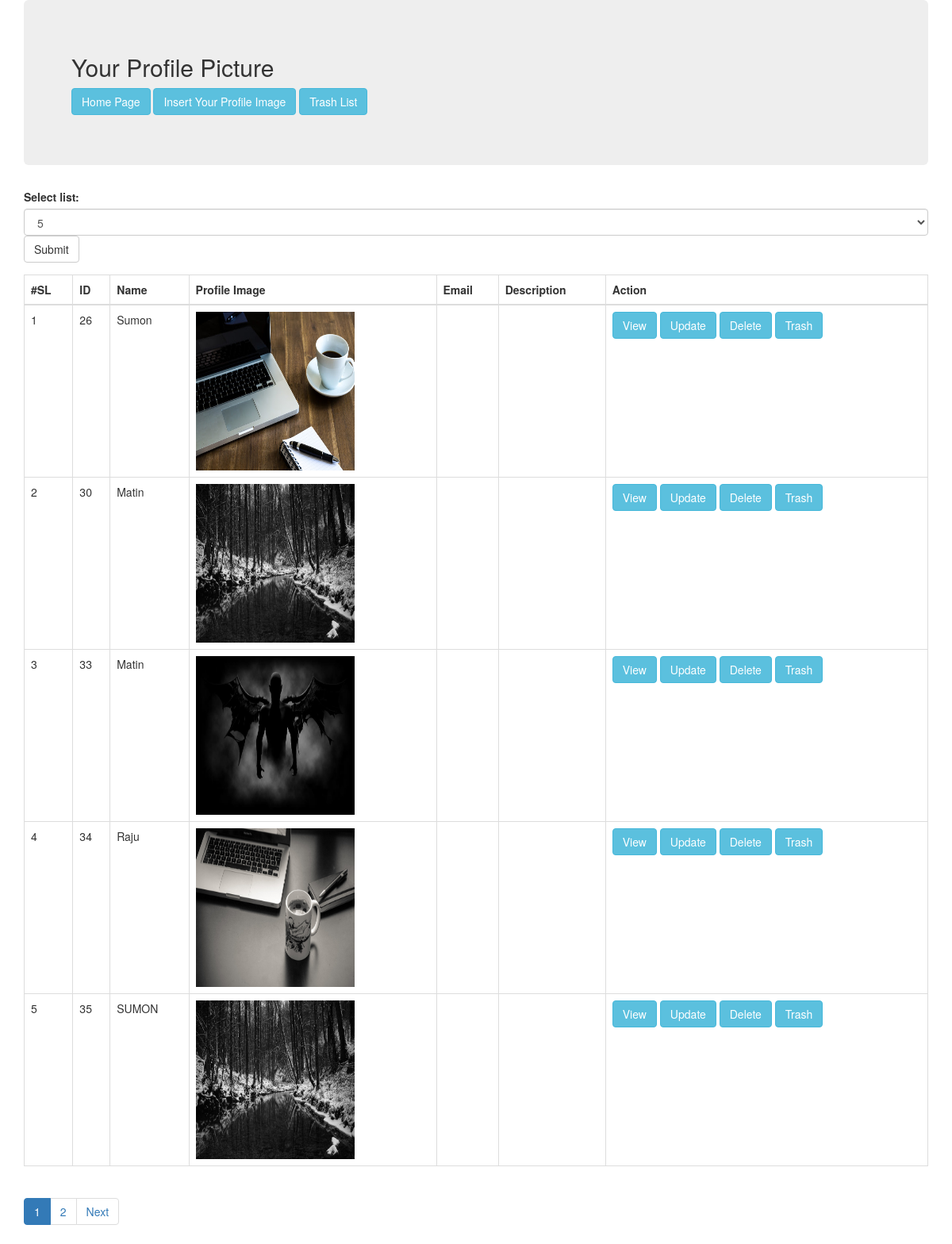
The page /views/SEIP128014/ProfilePicture/index.php on the database its author committed.
### tables this page shows
CREATE TABLE IF NOT EXISTS `profile` (
  `id` int(11) NOT NULL AUTO_INCREMENT,
  `name` varchar(50) NOT NULL,
  `email` varchar(255) NOT NULL,
  `description` text NOT NULL,
  `image` varchar(255) NOT NULL,
  `trash_at` varchar(255) DEFAULT NULL,
  PRIMARY KEY (`id`)
);

### src/Bitm/SEIP128014/ProfilePicture/ProfilePicture.php (called while the page is built, shortened)
<?php
class ProfilePicture
{
    public $conn;
    public function __construct()
    {
        $this->conn = new \mysqli("localhost","root","","atomicprojectb20");
    }
    public function count(){
        $sql = "SELECT COUNT(*) AS totalItem FROM `atomicprojectb20`.`profile` WHERE `trash_at` IS NULL";
        $result = $this->conn->query($sql);
        $row = $result->fetch_object();
        return $row->totalItem;
    }
    public function paginator($pageStartFrom=0,$limit=5){
        $sql = "SELECT * FROM `profile` WHERE `trash_at` IS NULL LIMIT {$pageStartFrom},{$limit}";
        $result = $this->conn->query($sql);
        $allImage = array();
        if($result){
            while($row = $result->fetch_object()){
                $allImage[]=$row;
            }
        }
        return $allImage;
    }
}

### views/SEIP128014/ProfilePicture/index.php (the view, shortened to what this page needs)
<?php
$profile = new ProfilePicture();
$itemPerPage=$_SESSION['itemPerPage'];
$totalItem=$profile->count();
$totalPage = ceil($totalItem/$itemPerPage);
$pagination = "";
if(array_key_exists('pageNumber',$_GET)){
    $pageNumber = $_GET['pageNumber'];
}else{
    $pageNumber = 1;
}
for($i=1; $i<=$totalPage; $i++){
    $class = ($i==$pageNumber)? "active" : "";
    $pagination.="<li class='$class'><a href='index.php?pageNumber=$i'>$i</a></li>";
}
$pageStartFrom = $itemPerPage*($pageNumber-1);
$image = $profile->paginator($pageStartFrom,$itemPerPage);
?>
<!DOCTYPE html>
<html lang="en">
<head>
    <link href="../../../resource/bootstrap/css/bootstrap.min.css" rel="stylesheet">
</head>
<body>
<div class="container">
    <div class="row">
        <div class="col-lg-12">
            <div class="jumbotron">
                <h2>Your Profile Picture</h2>
                <a class="btn btn-info" href="../../../index.php">Home Page</a>
                <a href="create.php" class="btn btn-info">Insert Your Profile Image</a>
                <a href="trashList.php" class="btn btn-info">Trash List</a>
            </div>
        </div>
    </div>
</div>
<div class="container">
    <div class="row">
        <div class="col-lg-12">
            <div class="floatLeft">
                <div class="form-group">
                    <form role="form" action="">
                        <label for="sel1">Select list:</label>
                        <select class="form-control" id="sel1" name="itemPerPage">
                            <option <?php if($itemPerPage == 5){echo "selected"; } ?>>5</option>
                        </select>
                        <input class="btn btn-default" type="submit" value="Submit" name="submit">
                    </form>
                </div>
            </div>
            <div class="table-responsive">
                <table class="table table-bordered">
                    <thead>
                    <tr>
                        <th>#SL</th>
                        <th>ID</th>
                        <th>Name</th>
                        <th>Profile Image</th>
                        <th>Email</th>
                        <th>Description</th>
                        <th>Action</th>
                    </tr>
                    </thead>
                    <tbody>
                    <?php
                        $sl = 0;
                        foreach ($image as $img){
                         $sl++;
                    ?>
                    <tr>
                        <td><?php echo $sl+$pageStartFrom; ?></td>
                        <td><?php echo $img->id; ?></td>
                        <td><?php echo $img->name; ?></td>
                        <td><img src="../../../resource/img/<?php echo $img->image; ?>" alt="" width="200px" height="200px"></td>
                        <td><?php echo $img->email; ?></td>
                        <td><?php echo $img->description; ?></td>
                        <td>
                            <a href="view.php?id=<?php echo $img->id; ?>" class="btn btn-info">View</a>
                            <a href="edit.php?id=<?php echo $img->id; ?>" class="btn btn-info">Update</a>
                            <a href="delete.php?id=<?php echo $img->id; ?>" class="btn btn-info">Delete</a>
                            <a href="trash.php?id=<?php echo $img->id; ?>" class="btn btn-info">Trash</a>
                        </td>
                    </tr>
                    <?php } ?>
                    </tbody>
                </table>
            </div>
            <ul class="pagination">
                <?php echo $pagination; ?>
                <?php  if( $pageNumber < $totalPage ): ?>
                    <li><a href="index.php?pageNumber=<?php $next = $pageNumber+1; echo $next;?>">Next</a></li>
                <?php endif; ?>
            </ul>
        </div>
    </div>
</div>
</body>
</html>

### rows shown on the page
profile: pageStartFrom "1", id "26", name "Sumon", image (picture)
profile: pageStartFrom "2", id "30", name "Matin", image (picture)
profile: pageStartFrom "3", id "33", name "Matin", image (picture)
profile: pageStartFrom "4", id "34", name "Raju", image (picture)
profile: pageStartFrom "5", id "35", name "SUMON", image (picture)
